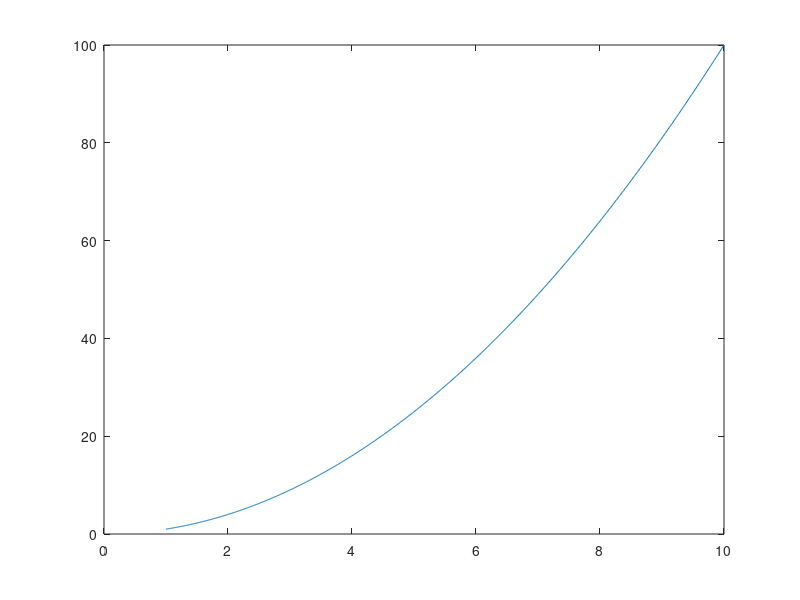
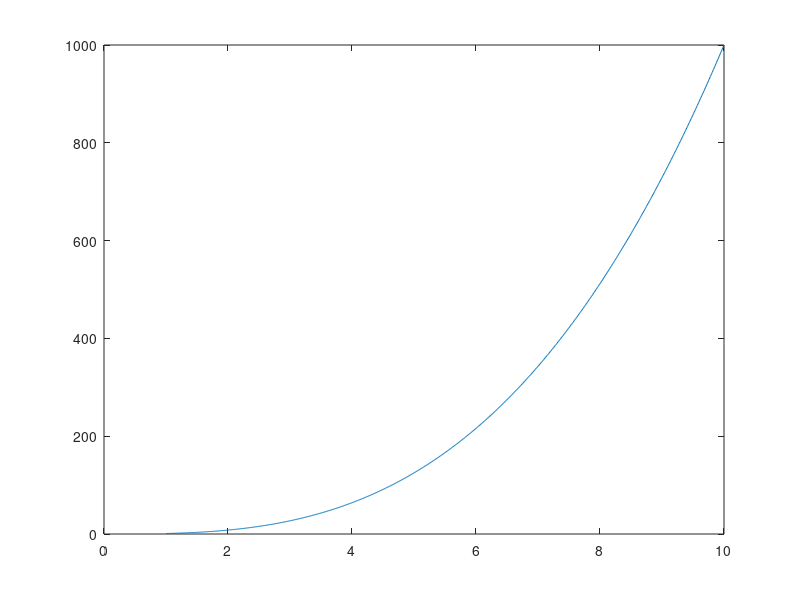
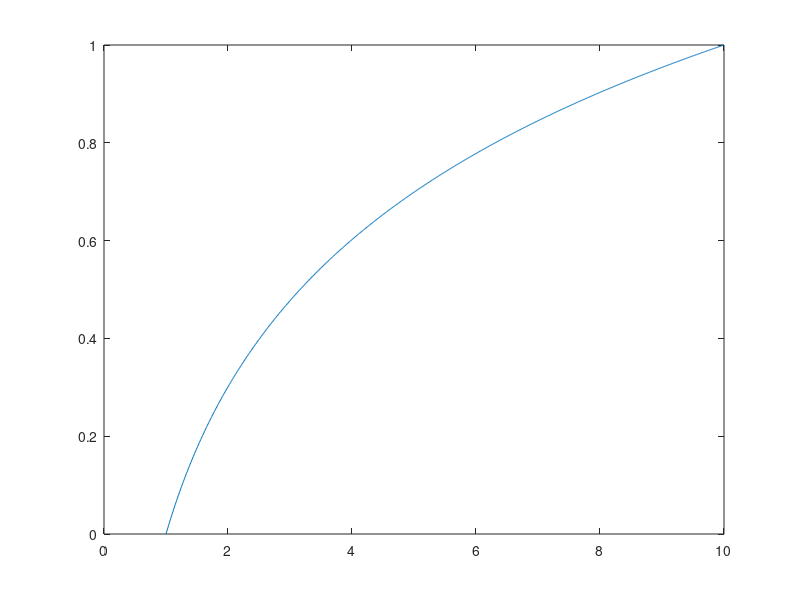
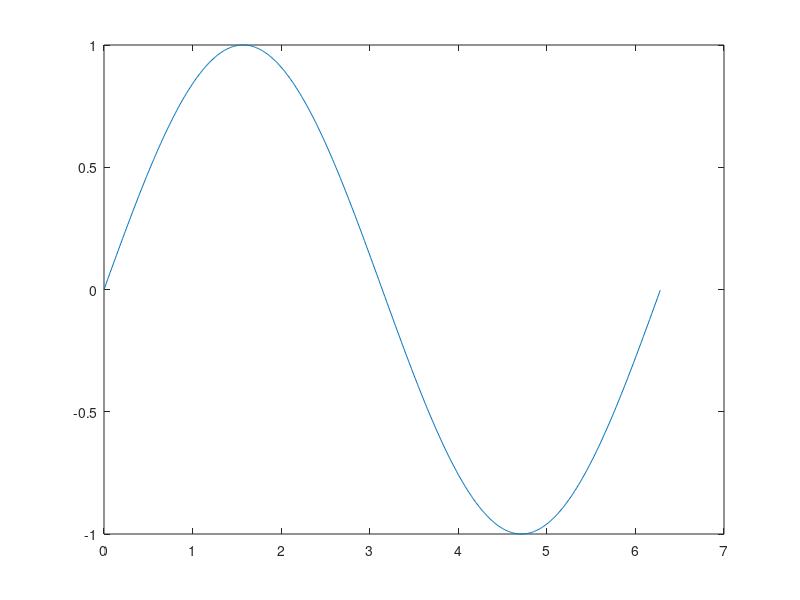

Here is the MATLAB script that generated these plots, in order:
%1.)
    x=[1,2,3,4,5,6,7,8,9,10];
    y=[2,5,6,7,8,10,13,15,18,19];
    plot(x,y);

%2.)

     line(x,y,'linestyle',':','color','r','marker', 'o','markeredgecolor','g','markerfacecolor','y','linewidth',2,'markersize',12)
    
%3.)

    x=-2:0.01:4
    plot(x,power(3.5,(0.5.*x)).*cos(6.*x))
    
%4.)

    x=1:0.01:10
    plot(x,power(x,2))
    figure()
    plot(x,power(x,3))
    figure()
    plot(x,log10(x))
    figure()
    plot(x,1./x)
    
%5.)

    x=0:0.01:2*pi
    plot(x,sin(x))
    figure()
    plot(x,cos(x))
    figure()
    fplot(@(x)tan(x),[0,2*pi])
    
%6.)

    fplot(@(x)power(x+5,2)./(4+3.*power(x,2)),[-3,5])
    title ('fplot() single function');
    
%7.)

    x=-2:0.01:4;
    plot(x,3*x.^3 - 26*x + 10)
    x = linspace(-2,4);
    y = 3.*((x).^3)-26.*x+10;
    yd = diff(y);
    ydd = diff(yd);
    vec_1 = x(1:end-1);
    vec_2 = x(1:end-2);
    plot(x,y,vec_1,yd,vec_2,ydd)
    
%8.)

    x=-2:0.01:4;
    plot(x,3*x.^3 - 26*x + 10)
    x = linspace(-2,4);
    y = 3.*((x).^3)-26.*x+10;
    yd = diff(y);
    ydd = diff(yd);
    vec_1 = x(1:end-1);
    vec_2 = x(1:end-2);
    plot(x,y)
    hold on
    plot(vec_1,yd)
    hold on
    plot(vec_2,ydd)
    hold off
    
%9.)

    x=-2:0.01:4;
    y=3*x.^3-26*x+6;
    yd=9*x.^2-26;
    ydd=18*x;
    plot(x,y,'LineStyle','-','color','b')
    line(x,yd,'LineStyle','-','color','y')
    line(x,ydd,'linestyle','-','color','m')

%10.)

    x=10:0.1:22;
    y=95000./x.^2;
    xd=10:2:22;
    yd=[950 640 460 340 250 180 140];
    plot(x,y,'-','LineWidth',1.0)
    xlabel('DISTANCE (cm)')
    ylabel('INTENSITY (lux)')
    title('Light Intensity as a Function of Distance','FontSize',14)
    axis([8 24 0 1200])
    text(14,600,'Comparison between theory and experiment.','EdgeColor','r','LineWidth',2)
    hold on
    plot(xd,yd,'ro--','linewidth',1.0,'markersize',10)
    legend('Theory','Experiment')
    hold off

%11.)

    x = 1:0.01:10;
    subplot(2, 2, 1);
    plot(x, x.^2)
    subplot(2, 2, 2);
    plot(x, x.^3)
    subplot(2, 2, 3);
    plot(x, log10(x))
    subplot(2, 2, 4);
    plot(x, 1./x)

%12.)

    y = @(x)(x+1)*(x-2)*(2*x-0.25)-exp(x);
    fplot(y,[0 3])
    figure()
    fplot(y,[-3 6])
